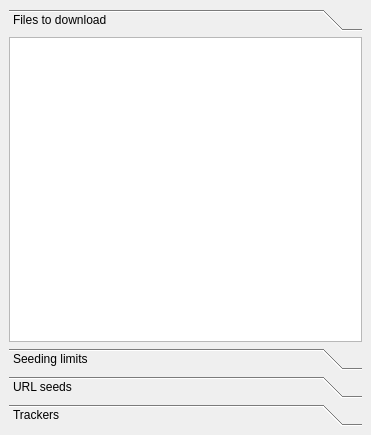
<?xml version="1.0" encoding="UTF-8"?>
<ui version="4.0">
 <class>TorrentOptsWidget</class>
 <widget class="QWidget" name="TorrentOptsWidget">
  <property name="geometry">
   <rect>
    <x>0</x>
    <y>0</y>
    <width>371</width>
    <height>435</height>
   </rect>
  </property>
  <layout class="QGridLayout">
   <property name="margin">
    <number>0</number>
   </property>
   <item row="0" column="0">
    <widget class="QStackedWidget" name="stackedWidget">
     <property name="currentIndex">
      <number>1</number>
     </property>
     <widget class="QWidget" name="page">
      <layout class="QGridLayout">
       <item row="0" column="0">
        <widget class="QLabel" name="labelStatus">
         <property name="alignment">
          <set>Qt::AlignCenter</set>
         </property>
         <property name="wordWrap">
          <bool>true</bool>
         </property>
        </widget>
       </item>
      </layout>
     </widget>
     <widget class="QWidget" name="page_2">
      <layout class="QGridLayout">
       <item row="0" column="0">
        <widget class="QToolBox" name="toolBox">
         <property name="currentIndex">
          <number>0</number>
         </property>
         <widget class="QWidget" name="page_3">
          <property name="geometry">
           <rect>
            <x>0</x>
            <y>0</y>
            <width>359</width>
            <height>311</height>
           </rect>
          </property>
          <attribute name="label">
           <string>Files to download</string>
          </attribute>
          <layout class="QGridLayout">
           <property name="margin">
            <number>0</number>
           </property>
           <item row="0" column="0">
            <widget class="QTreeWidget" name="treeFiles">
             <property name="columnCount">
              <number>0</number>
             </property>
            </widget>
           </item>
          </layout>
         </widget>
         <widget class="QWidget" name="page_6">
          <property name="geometry">
           <rect>
            <x>0</x>
            <y>0</y>
            <width>359</width>
            <height>311</height>
           </rect>
          </property>
          <attribute name="label">
           <string>Seeding limits</string>
          </attribute>
          <layout class="QGridLayout">
           <item row="1" column="0">
            <widget class="QCheckBox" name="checkSeedRatio">
             <property name="text">
              <string>Seed up to ratio</string>
             </property>
            </widget>
           </item>
           <item row="1" column="1">
            <widget class="QDoubleSpinBox" name="doubleSeed">
             <property name="enabled">
              <bool>false</bool>
             </property>
             <property name="singleStep">
              <double>0.100000000000000</double>
             </property>
            </widget>
           </item>
           <item row="2" column="0">
            <widget class="QCheckBox" name="checkSeedUpload">
             <property name="text">
              <string>Seed until specified amount
of data has been uploaded</string>
             </property>
            </widget>
           </item>
           <item row="2" column="1">
            <widget class="QLineEdit" name="lineSeed">
             <property name="enabled">
              <bool>false</bool>
             </property>
            </widget>
           </item>
           <item row="2" column="2">
            <widget class="QLabel" name="label_2">
             <property name="text">
              <string>MB</string>
             </property>
            </widget>
           </item>
           <item row="3" column="0">
            <spacer>
             <property name="orientation">
              <enum>Qt::Vertical</enum>
             </property>
             <property name="sizeHint" stdset="0">
              <size>
               <width>20</width>
               <height>81</height>
              </size>
             </property>
            </spacer>
           </item>
           <item row="0" column="0" colspan="3">
            <widget class="QCheckBox" name="checkSuperSeeding">
             <property name="text">
              <string>Use super seeding</string>
             </property>
            </widget>
           </item>
          </layout>
         </widget>
         <widget class="QWidget" name="page_4">
          <property name="geometry">
           <rect>
            <x>0</x>
            <y>0</y>
            <width>109</width>
            <height>94</height>
           </rect>
          </property>
          <attribute name="label">
           <string>URL seeds</string>
          </attribute>
          <layout class="QGridLayout">
           <property name="margin">
            <number>0</number>
           </property>
           <item row="0" column="0" colspan="2">
            <widget class="QListWidget" name="listUrlSeeds"/>
           </item>
           <item row="1" column="0">
            <widget class="QLineEdit" name="lineUrl"/>
           </item>
           <item row="1" column="1">
            <widget class="QPushButton" name="pushAddUrlSeed">
             <property name="text">
              <string>Add</string>
             </property>
            </widget>
           </item>
          </layout>
         </widget>
         <widget class="QWidget" name="page_5">
          <property name="geometry">
           <rect>
            <x>0</x>
            <y>0</y>
            <width>172</width>
            <height>120</height>
           </rect>
          </property>
          <attribute name="label">
           <string>Trackers</string>
          </attribute>
          <layout class="QGridLayout">
           <property name="margin">
            <number>0</number>
           </property>
           <item row="0" column="0" colspan="3">
            <widget class="QListWidget" name="listTrackers"/>
           </item>
           <item row="1" column="0" colspan="3">
            <widget class="QLineEdit" name="lineTracker"/>
           </item>
           <item row="2" column="0">
            <widget class="QPushButton" name="pushTrackerAdd">
             <property name="text">
              <string>Add</string>
             </property>
            </widget>
           </item>
           <item row="2" column="1">
            <spacer>
             <property name="orientation">
              <enum>Qt::Horizontal</enum>
             </property>
             <property name="sizeHint" stdset="0">
              <size>
               <width>40</width>
               <height>20</height>
              </size>
             </property>
            </spacer>
           </item>
           <item row="2" column="2">
            <widget class="QPushButton" name="pushTrackerRemove">
             <property name="text">
              <string>Remove</string>
             </property>
            </widget>
           </item>
          </layout>
         </widget>
        </widget>
       </item>
      </layout>
     </widget>
    </widget>
   </item>
  </layout>
 </widget>
 <resources/>
 <connections>
  <connection>
   <sender>checkSeedRatio</sender>
   <signal>toggled(bool)</signal>
   <receiver>doubleSeed</receiver>
   <slot>setEnabled(bool)</slot>
   <hints>
    <hint type="sourcelabel">
     <x>144</x>
     <y>96</y>
    </hint>
    <hint type="destinationlabel">
     <x>269</x>
     <y>93</y>
    </hint>
   </hints>
  </connection>
  <connection>
   <sender>checkSeedUpload</sender>
   <signal>toggled(bool)</signal>
   <receiver>lineSeed</receiver>
   <slot>setEnabled(bool)</slot>
   <hints>
    <hint type="sourcelabel">
     <x>89</x>
     <y>174</y>
    </hint>
    <hint type="destinationlabel">
     <x>292</x>
     <y>171</y>
    </hint>
   </hints>
  </connection>
 </connections>
</ui>
